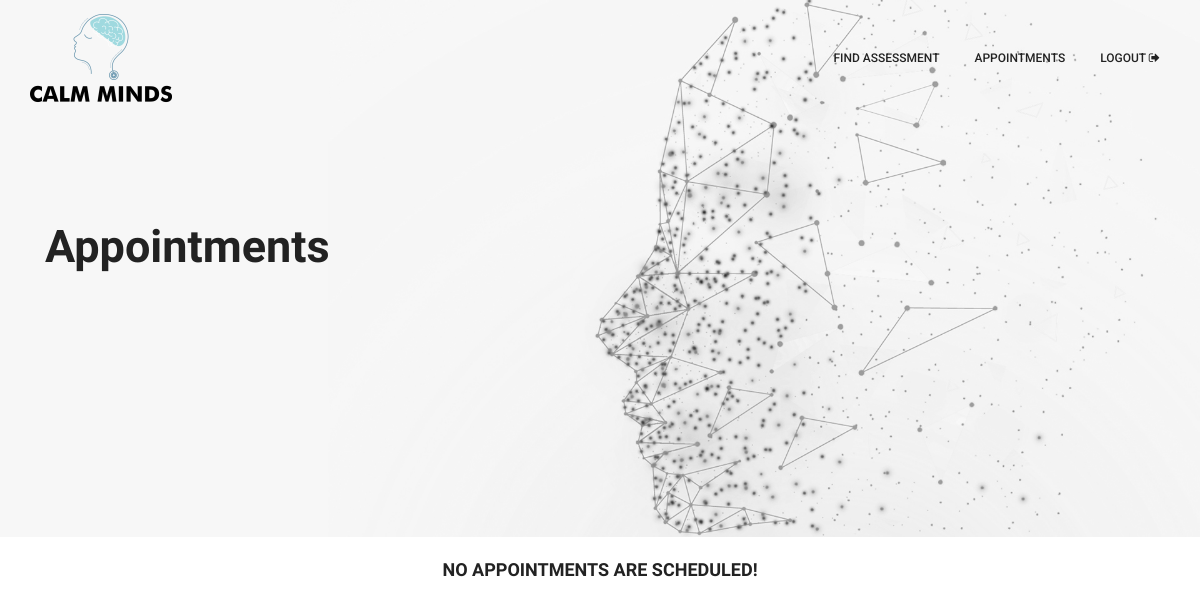
Page /appointment/view_appointments/ (signed in) on the earlier database version.
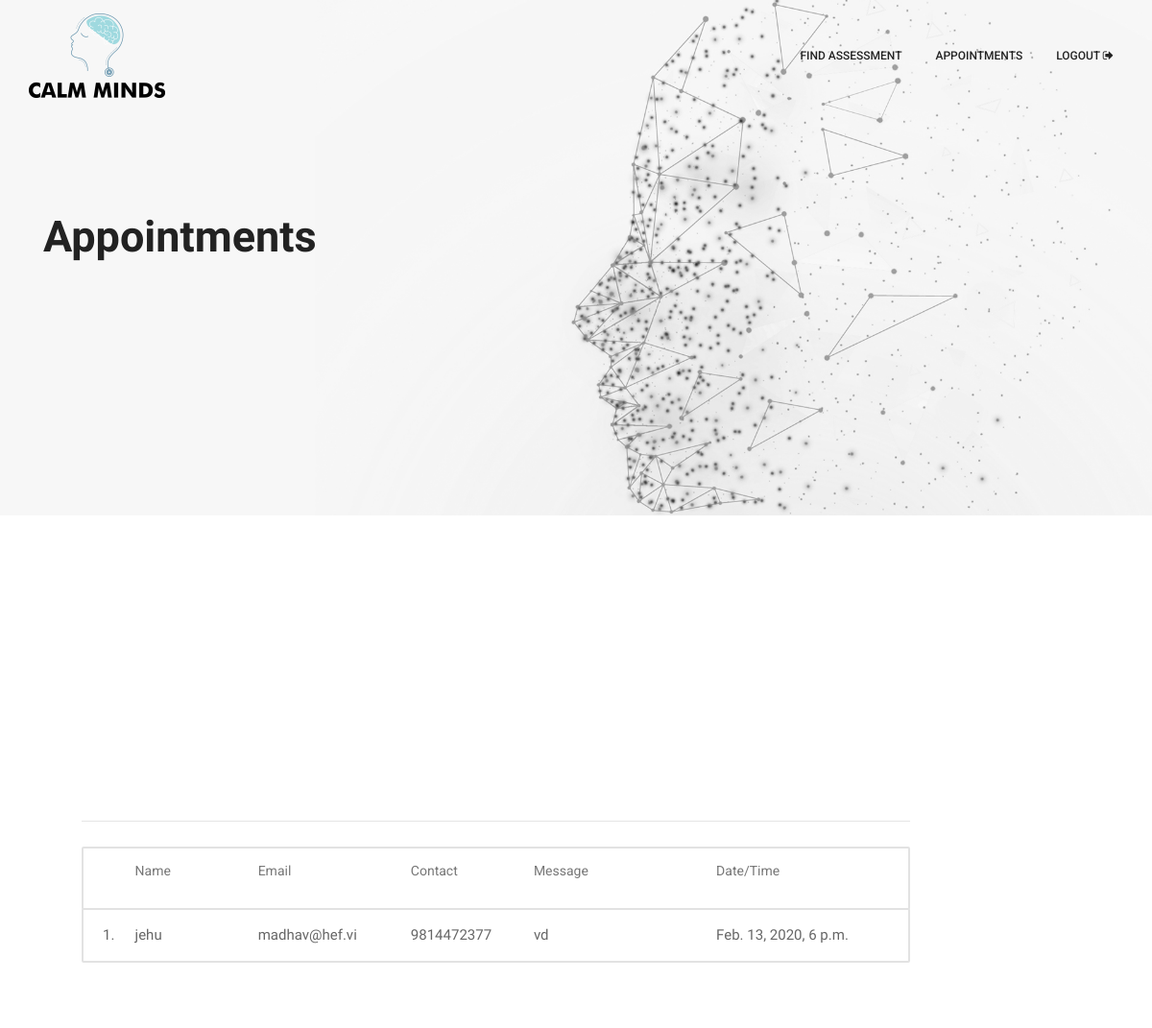
Same page on the later database version.
### appointment/models.py (models this page shows, shortened)
class Appointment(models.Model):
    name = models.CharField(max_length=100)
    email = models.EmailField()
    contactNumber = models.CharField(max_length=13)
    date = models.DateTimeField()
    created = models.DateTimeField(auto_now_add=True)
    message = models.TextField()

### appointment/views.py (the view)
# urls.py: path('view_appointments/', views.view_appointments, name="view_appointments")
@login_required()
def view_appointments(request):
    if request.method == 'GET':
        data = Appointment.objects.filter(date__gte=datetime.now())
        context = {"data": data}
        return render(request, 'admin/appointmentRequests.html', context)
    else:
        return HttpResponseNotFound('<h1>Page not found</h1>')

### templates/admin/appointmentRequests.html (shortened to what this page needs)
{% extends 'admin/adminNavbarTemplate.html' %}
{% load static %}
{% block body_content %}
    <section class="main-background next-page">
        <div class="container">
            <div class="row">
                <div class="col-md-5">
                    <h1>Appointments</h1>
                    <br>
                </div>
            </div>
        </div>
    </section>
    <section class="patient-section">
        <div class="container">
            <div class="row">
                <div class="limiter">
                    {% if data %}
                        <div class="container-login100">
                            <div class="wrap-login200">
                                <div class="text-left p-t-10">
                                    <hr/>
                                    <form class=" p-t-20">
                                        <div class="question-group txt3">
                                            <div class="boxed">
                                                <div class="index"></div>
                                                <div class="name-group title ">
                                                    <h5>Name</h5>
                                                </div>
                                                <div class="email-group title">
                                                    <h5>Email</h5>
                                                </div>
                                                <div class="contact-group title">
                                                    <h5>Contact</h5>
                                                </div>
                                                <div class="message-group title">
                                                    <h5>Message</h5>
                                                </div>
                                                <div class="message-group title">
                                                    <h5>Date/Time</h5>
                                                </div>
                                            </div>
                                            {% for appointment in data %}
                                                <div class="boxed">
                                                    <div class="index">
                                                        {{ forloop.counter }}.
                                                    </div>
                                                    <div class="name-group">
                                                        {{ appointment.name }}
                                                    </div>
                                                    <div class="email-group">
                                                        {{ appointment.email }}
                                                    </div>
                                                    <div class="contact-group">
                                                        {{ appointment.contactNumber }}
                                                    </div>
                                                    <div class="message-group">
                                                        {{ appointment.message }}
                                                    </div>
                                                    <div class="message-group">
                                                        {{ appointment.date }}
                                                    </div>
                                                </div>
                                            {% endfor %}
                                        </div>
                                    </form>
                                </div>
                            </div>
                        </div>
                    {% else %}
                        <br>
                        <h3 class="text-center">No Appointments are scheduled!</h3>
                    {% endif %}
                </div>
            </div>
        </div>
    </section>
{% endblock %}

### templates/admin/adminNavbarTemplate.html (shortened to what this page needs)
{% load static %}
<!DOCTYPE html>
<html lang="en">
<head>
    <link rel="stylesheet" href="{% static 'css/animate-3.7.0.css' %}">
    <link rel="stylesheet" href="{% static 'fonts/font-awesome-4.7.0.min.css' %}">
    <link rel="stylesheet" href="{% static 'css/bootstrap-4.1.3.min.css' %}">
    <link rel="stylesheet" href="{% static 'css/owl-carousel.min.css' %}">
    <link rel="stylesheet" href="{% static 'css/bootstrap-datetimepicker.min.css' %}">
    <link rel="stylesheet" href="{% static 'css/linearicons.css' %}">
    <link rel="stylesheet" href="{% static 'css/my-main2.css' %}">
    <link rel="stylesheet" href="{% static 'css/my-main.css' %}">
</head>
<body>
<header class="header-area">
    <div id="header">
        <div class="container">
            <div class="row align-items-center justify-content-between d-flex">
                <div id="logo">
                    <a href="../public/index.html"><img src="../../static/images/logo/logo.png" alt="" title=""/></a>
                </div>
                <nav id="nav-menu-container">
                    <ul class="nav-menu">
                        <li class="menu-active"><a href="{% url 'assessment:check_assessment' %}">Find Assessment</a>
                        </li>
                        <li><a href="{% url 'appointment:view_appointments' %}">Appointments</a></li>
                        <li><a href="{% url 'authentication:logout' %}">Logout <i class="fa fa-sign-out"
                                                                                  aria-hidden="true"></i></a></li>
                    </ul>
                </nav>
            </div>
        </div>
    </div>
</header>
{% block body_content %}
{% endblock %}
</body>
</html>

### static/css/my-main2.css (style rules this page uses)
html { scroll-behavior: smooth; }
body { color: #777; font-family: "Roboto", sans-serif; font-size: 15px; font-weight: 400 }
h1 { color: #222; font-family: "Ubuntu", sans-serif; font-size: 45px !important; font-weight: 700 }
h5 { color: #777; font-family: "Roboto", sans-serif; text-transform: capitalize; font-size: 14px !important; font-weight: 400 }
ul { margin: 0; padding: 0; list-style: none }
.nav-menu, .nav-menu * { margin: 0; padding: 0; list-style: none }
.nav-menu li { position: relative; white-space: nowrap }
.nav-menu > li { float: left }
#nav-menu-container { margin: 0 }
.nav-menu a { padding: 7px 10px; text-decoration: none; display: inline-block; color: #222; font-weight: 500; font-size: 12px; text-transform: uppercase; outline: none }
.nav-menu > li { margin-left: 15px }
#mobile-nav { position: fixed; top: 0; padding-top: 18px; bottom: 0; z-index: 998; background: rgba(0, 0, 0, 0.8); left: -260px; width: 260px; overflow-y: auto; transition: 0.4s }
#mobile-nav ul { padding: 0; margin: 0; list-style: none }
#mobile-nav ul li { position: relative }
#mobile-nav ul li a { color: #fff; font-size: 13px; text-transform: uppercase; overflow: hidden; padding: 10px 22px 10px 15px; position: relative; text-decoration: none; width: 100%; display: block; outline: none; font-weight: 700 }
#header { padding: 14px 0; position: fixed; left: 0; top: 0; right: 0; transition: all 0.5s; z-index: 997 }
#header #logo img { padding: 0; margin: 0 }
.main-background { padding: 400px 0 350px; background-color: #b0b0b0; background-image: url("../images/banner-bg.jpg"); background-repeat: no-repeat; background-position: center; background-size: cover; position: relative }
.main-background.next-page { padding: 220px 0 240px }
h1 { font-size: 36px }
h5 { font-size: 16px }

### static/css/my-main.css (style rules this page uses)
* { margin: 0px; padding: 0px; box-sizing: border-box; }
body, html { height: 100%; font-family: "Roboto", sans-serif; }
a { font-size: 14px; line-height: 1.7; color: #666666; margin: 0px; transition: all 0.4s; -webkit-transition: all 0.4s; -o-transition: all 0.4s; -moz-transition: all 0.4s; }
h1, h2, h3, h4, h5, h6 { margin: 0px; }
.txt3 { font-family: "Ubuntu", sans-serif; font-size: 1em; line-height: 1.5; color: #666666; }
.boxed { width: 100%; border-style: solid; border-color: #e2e2e2; border-radius: 2px; border-width: 2px; display: flex; display: -webkit-box; display: -webkit-flex; display: -moz-box; display: -ms-flexbox; margin-bottom: -2px; padding: 15px 10px 15px 20px; }
.question-group { width: 100%; min-height: 10vh; min-width: 10vw; display: -webkit-box; display: -webkit-flex; display: -moz-box; display: -ms-flexbox; display: flex; flex-wrap: wrap; justify-content: space-evenly; padding: 10px 0px; }
.name-group { width: 20%; padding-right: 15px; text-align: left; display: flex; display: -webkit-box; display: -webkit-flex; display: -moz-box; display: -ms-flexbox; -webkit-flex-wrap: wrap; flex-wrap: wrap; -ms-flex-wrap: wrap; }
.email-group { width: 25%; padding-right: 15px; text-align: left; display: flex; display: -webkit-box; display: -webkit-flex; display: -moz-box; display: -ms-flexbox; -webkit-flex-wrap: wrap; flex-wrap: wrap; -ms-flex-wrap: wrap; -ms-word-break: break-all; word-break: break-word; -webkit-hyphens: auto; -moz-hyphens: auto; hyphens: auto; }
.contact-group { width: 20%; padding-right: 15px; text-align: left; display: flex; display: -webkit-box; display: -webkit-flex; display: -moz-box; display: -ms-flexbox; -webkit-flex-wrap: wrap; flex-wrap: wrap; -ms-flex-wrap: wrap; }
.message-group { width: 30%; padding-right: 15px; text-align: left; display: flex; display: -webkit-box; display: -webkit-flex; display: -moz-box; display: -ms-flexbox; -webkit-flex-wrap: wrap; flex-wrap: wrap; -ms-flex-wrap: wrap; -ms-word-break: break-all; word-break: break-word; -webkit-hyphens: auto; -moz-hyphens: auto; hyphens: auto; }
.index { width: 5%; padding-right: 10px; }
.title { padding-bottom: 15px; }
.limiter { width: 100%; margin: 0 auto; }
.container-login100 { width: 100%; min-height: 100vh; display: -webkit-box; display: -webkit-flex; display: -moz-box; display: -ms-flexbox; display: flex; flex-wrap: wrap; justify-content: center; align-items: center; padding: 15px; }
.wrap-login200 { width: 100%; background: #fff; border-radius: 10px; overflow: hidden; display: -webkit-box; display: -webkit-flex; display: -moz-box; display: -ms-flexbox; display: flex; flex-wrap: wrap; justify-content: space-between; padding: 10px 40px 33px 40px; }

Differences in the rows shown:
added Appointment: name "jehu", email "madhav@hef.vi", contactNumber "9814472377", message "vd", date "Feb. 13, 2020, 6 p.m."
Other differences:
text no longer shown: "NO APPOINTMENTS ARE SCHEDULED!"
text now shown: "Name Email Contact Message Date/Time"
